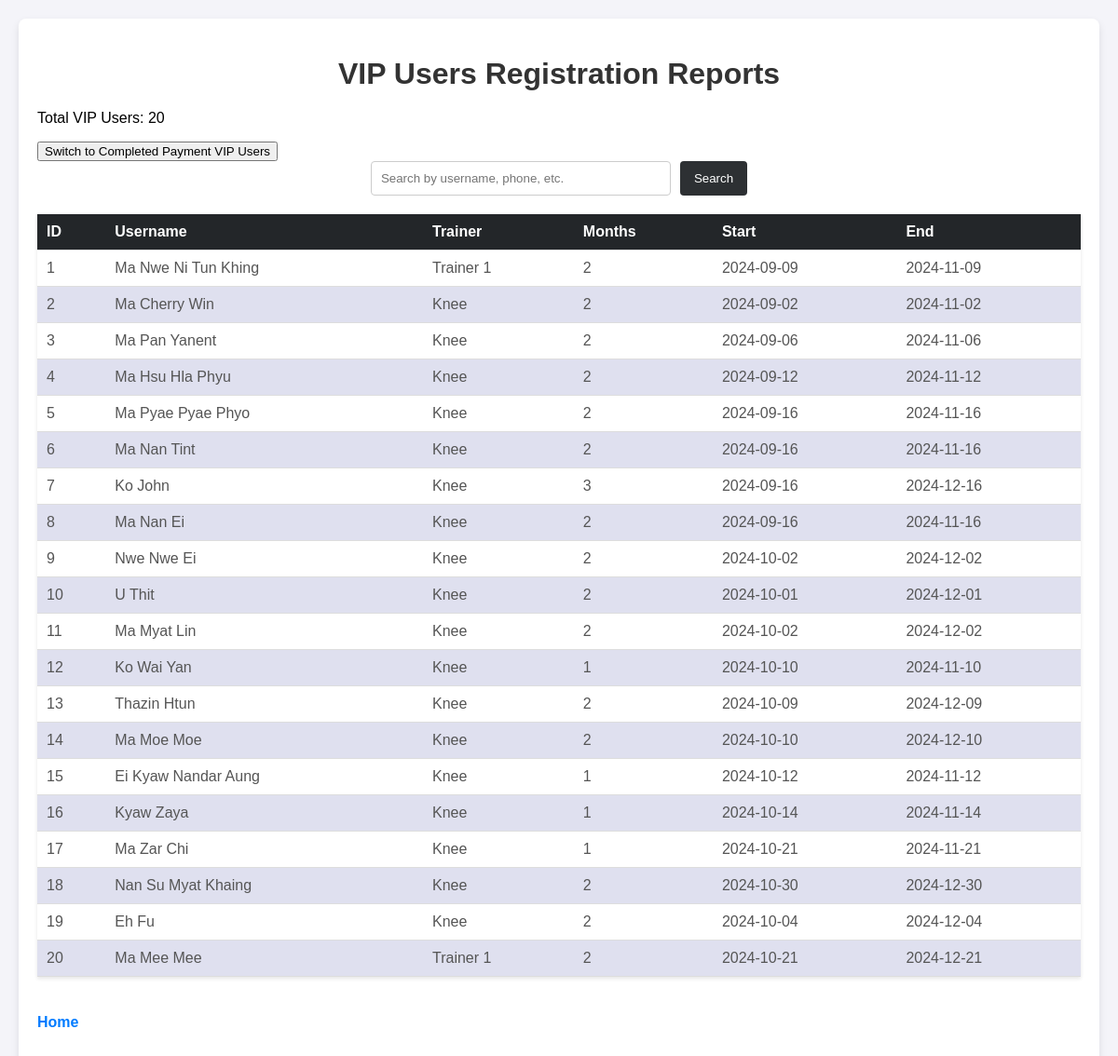
The app's page /view_vip_copy.php (signed in) with its own data.
### tables this page shows
CREATE TABLE `vip` (
  `id` int(11) NOT NULL,
  `name` varchar(100) NOT NULL,
  `phone` varchar(20) NOT NULL,
  `weight` float NOT NULL,
  `weight_unit` enum('lb','kg') NOT NULL,
  `gender` enum('male','female') NOT NULL,
  `select_option1` varchar(50) NOT NULL,
  `select_option2` varchar(50) NOT NULL,
  `select_option3` varchar(50) NOT NULL,
  `start` date NOT NULL,
  `end` date NOT NULL
);

### view_vip_copy.php (the view, shortened to what this page needs)
<?php
$host = 'localhost';
$db = 'gym_base';
$user = 'root';
$pass = '';
$conn = new mysqli($host, $user, $pass, $db);
$table = isset($_GET['table']) && $_GET['table'] === 'done_vip' ? 'done_vip' : 'vip';
$search = '';
$sql = "SELECT * FROM `$table`";
$sql .= " ORDER BY id ASC";
$result = $conn->query($sql);
$userCount = $result ? $result->num_rows : 0;
?>
<!DOCTYPE html>
<html lang="en">
<head>
    <link rel="stylesheet" href="view_users.css">
</head>
<body>
    <div class="container">
        <h1><?php echo $table === 'vip' ? 'VIP Users' : 'Completed Payment VIP Users'; ?> Registration Reports</h1>
        <p>Total <?php echo $table === 'vip' ? 'VIP' : 'Completed Payment VIP'; ?> Users: <?php echo $userCount; ?></p>
        <form method="get" class="toggle-form">
            <button type="submit">Switch to <?php echo $table === 'vip' ? 'Completed Payment VIP Users' : 'VIP Users'; ?></button>
        </form>
        <form method="get" class="search-form">
            <input type="text" name="search" placeholder="Search by username, phone, etc." value="<?php echo htmlspecialchars($search); ?>">
            <button type="submit">Search</button>
        </form>
        <table>
            <thead>
                <tr>
                    <th>ID</th>
                    <th>Username</th>
                    <th>Trainer</th>
                    <th>Months</th>
                    <th>Start</th>
                    <th>End</th>
                </tr>
            </thead>
            <tbody>
                <?php
                $counter = 1;
                if ($result && $result->num_rows > 0): ?>
                    <?php while ($row = $result->fetch_assoc()): ?>
                        <tr>
                            <td><?php echo $counter++; ?></td>
                            <td><?php echo htmlspecialchars($row['name']); ?></td>
                            <td><?php echo htmlspecialchars($row['select_option1']); ?></td>
                            <td><?php echo htmlspecialchars($row['select_option3']); ?></td>
                            <td><?php echo htmlspecialchars($row['start']); ?></td>
                            <td><?php echo htmlspecialchars($row['end']); ?></td>
                        </tr>
                    <?php endwhile; ?>
                <?php else: ?>
                    <tr>
                        <td colspan="6">No results found.</td>
                    </tr>
                <?php endif; ?>
            </tbody>
        </table>
        <p><a href="index.php" class="back-link">Home</a></p>
    </div>
</body>
</html>

### view_users.css (style rules this page uses)
body { font-family: Arial, sans-serif; background-color: #f4f4f9; margin: 0; padding: 20px; }
.container { max-width: 1200px; margin: 0 auto; background-color: #fff; padding: 20px; border-radius: 8px; box-shadow: 0 4px 8px rgba(0, 0, 0, 0.1); }
h1 { text-align: center; color: #333; margin-bottom: 20px; }
.search-form { display: flex; justify-content: center; margin-bottom: 20px; }
.search-form input[type="text"] { width: 300px; padding: 10px; border: 1px solid #ccc; border-radius: 4px; margin-right: 10px; outline: none; transition: border-color 0.3s ease; }
.search-form button { padding: 10px 15px; background-color: #2d3033; color: #fff; border: none; border-radius: 4px; cursor: pointer; transition: background-color 0.3s ease; }
table { width: 100%; border-collapse: collapse; margin-bottom: 20px; box-shadow: 0 2px 4px rgba(0, 0, 0, 0.1); }
thead { background-color: #232629; color: #fff; }
th, td { padding: 10px; text-align: left; border-bottom: 1px solid #ddd; }
tr:nth-child(even) { background-color: #0e108621; }
td { color: #555; }
.back-link { display: inline-block; margin-top: 20px; color: #007BFF; text-decoration: none; font-weight: bold; text-align: center; }
table th, table td { text-align: left; padding: 10px; }

### records on screen
vip: name "Ma Nwe Ni Tun Khing", select_option1 "Trainer 1", select_option3 "2", start "2024-09-09", end "2024-11-09"
vip: name "Ma Cherry Win", select_option1 "Knee", select_option3 "2", start "2024-09-02", end "2024-11-02"
vip: name "Ma Pan Yanent", select_option1 "Knee", select_option3 "2", start "2024-09-06", end "2024-11-06"
vip: name "Ma Hsu Hla Phyu", select_option1 "Knee", select_option3 "2", start "2024-09-12", end "2024-11-12"
vip: name "Ma Pyae Pyae Phyo", select_option1 "Knee", select_option3 "2", start "2024-09-16", end "2024-11-16"
vip: name "Ma Nan Tint", select_option1 "Knee", select_option3 "2", start "2024-09-16", end "2024-11-16"
vip: name "Ko John", select_option1 "Knee", select_option3 "3", start "2024-09-16", end "2024-12-16"
vip: name "Ma Nan Ei", select_option1 "Knee", select_option3 "2", start "2024-09-16", end "2024-11-16"
vip: name "Nwe Nwe Ei", select_option1 "Knee", select_option3 "2", start "2024-10-02", end "2024-12-02"
vip: name "U Thit", select_option1 "Knee", select_option3 "2", start "2024-10-01", end "2024-12-01"
vip: name "Ma Myat Lin", select_option1 "Knee", select_option3 "2", start "2024-10-02", end "2024-12-02"
vip: name "Ko Wai Yan", select_option1 "Knee", select_option3 "1", start "2024-10-10", end "2024-11-10"
vip: name "Thazin Htun", select_option1 "Knee", select_option3 "2", start "2024-10-09", end "2024-12-09"
vip: name "Ma Moe Moe", select_option1 "Knee", select_option3 "2", start "2024-10-10", end "2024-12-10"
vip: name "Ei Kyaw Nandar Aung", select_option1 "Knee", select_option3 "1", start "2024-10-12", end "2024-11-12"
vip: name "Kyaw Zaya", select_option1 "Knee", select_option3 "1", start "2024-10-14", end "2024-11-14"
vip: name "Ma Zar Chi", select_option1 "Knee", select_option3 "1", start "2024-10-21", end "2024-11-21"
vip: name "Nan Su Myat Khaing", select_option1 "Knee", select_option3 "2", start "2024-10-30", end "2024-12-30"
vip: name "Eh Fu", select_option1 "Knee", select_option3 "2", start "2024-10-04", end "2024-12-04"
vip: name "Ma Mee Mee", select_option1 "Trainer 1", select_option3 "2", start "2024-10-21", end "2024-12-21"

### other values on screen
$userCount "20"
